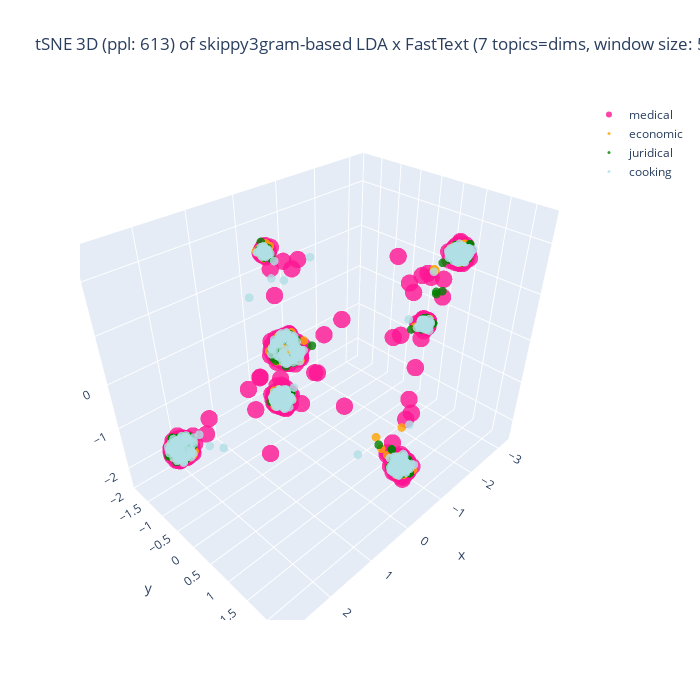

The cell this chart's notebook holds for it:
### Code cell
%%capture --no-display

## Plotlyを使って tSNE の結果の可視化 (3D)
import plotly.graph_objects as go
import numpy as np
#
domain_ids = set(plot_df['domain_id'])
reverse_domain_list = False
if reverse_domain_list:
    domain_ids = sorted(domain_list, reverse = True)
fig = go.Figure()
for domain_id in domain_ids:
    # set marker size of the target domain
    if domain_id == [ k for k, v in domain_mapping.items() if v == target_domain ][0]:
        size_val = 6
    else:
        size_val = 3
    part = plot_df[ plot_df['domain_id'] == domain_id ]
    color = colormap[domain_id]
    print(f"color: {color}")
    fig.add_trace(
        go.Scatter3d(
            x = part['D1'], y = part['D2'], z = part['D3'],
            name = domain_mapping[domain_id],
            mode = 'markers',
            marker = dict(size = size_val, opacity = 0.8),
            #marker_colorscale = list(colormap.values()),
            marker_color = color,
            showlegend = True
        )
    )

## 3D 散布図にラベルを追加する処理は未実装
if use_FastText:
    if use_LDA:
        title_val = f"tSNE 3D (ppl: {doc_perplexity_val}) of {term_type}-based LDA x FastText ({n_topics} topics=dims, window size: {ft_window_size})"
    else:
        title_val = f"tSNE 3D (ppl: {doc_perplexity_val}) of FastText ({n_topics} dims, window size: {ft_window_size})"
else:
    title_val = f"tSNE 3D (ppl: {doc_perplexity_val}) of {term_type}-based LDA ({n_topics} topics=dims)"
#
fig.update_layout(title = dict(text = title_val), autosize = False, width = 700, height = 700)
fig.show()

### Figure 1 — Plotly figure (JSON) as saved in the notebook; plotly's stock layout.template omitted (floating-point values rounded to 4 significant figures; data arrays with more than 128 entries replaced by an {"elided": "..."} marker saying what was removed)
{"data": [{"marker": {"color": "deeppink", "opacity": 0.8, "size": 6}, "mode": "markers", "name": "medical", "showlegend": true, "type": "scatter3d", "x": {"elided": "500 float values"}, "y": {"elided": "500 float values"}, "z": {"elided": "500 float values"}}, {"marker": {"color": "orange", "opacity": 0.8, "size": 3}, "mode": "markers", "name": "economic", "showlegend": true, "type": "scatter3d", "x": {"elided": "357 float values"}, "y": {"elided": "357 float values"}, "z": {"elided": "357 float values"}}, {"marker": {"color": "green", "opacity": 0.8, "size": 3}, "mode": "markers", "name": "juridical", "showlegend": true, "type": "scatter3d", "x": {"elided": "500 float values"}, "y": {"elided": "500 float values"}, "z": {"elided": "500 float values"}}, {"marker": {"color": "powderblue", "opacity": 0.8, "size": 3}, "mode": "markers", "name": "cooking", "showlegend": true, "type": "scatter3d", "x": {"elided": "500 float values"}, "y": {"elided": "500 float values"}, "z": {"elided": "500 float values"}}], "layout": {"autosize": false, "height": 700, "title": {"text": "tSNE 3D (ppl: 613) of skippy3gram-based LDA x FastText (7 topics=dims, window size: 5)"}, "width": 700}}
